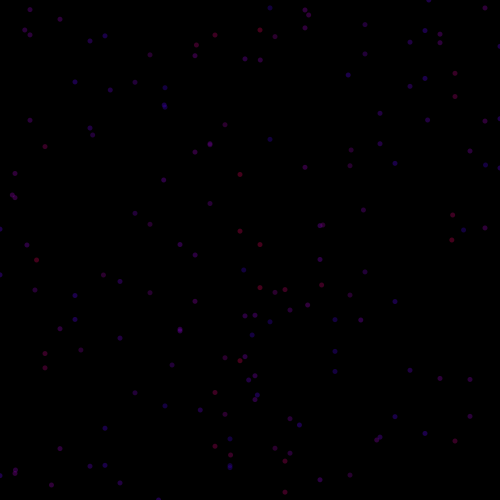
Frame 1 (no input)
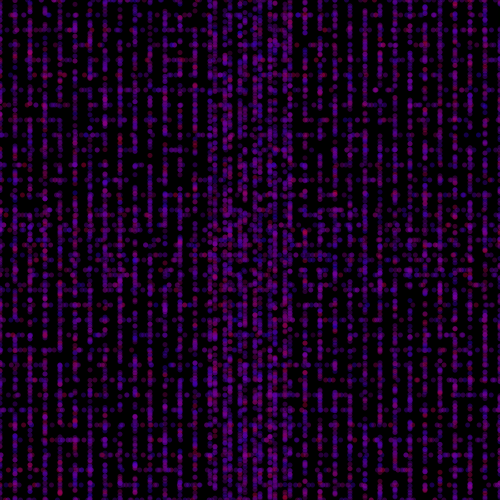
Frame 60 (the mouse pressed at the canvas centre just before this capture)
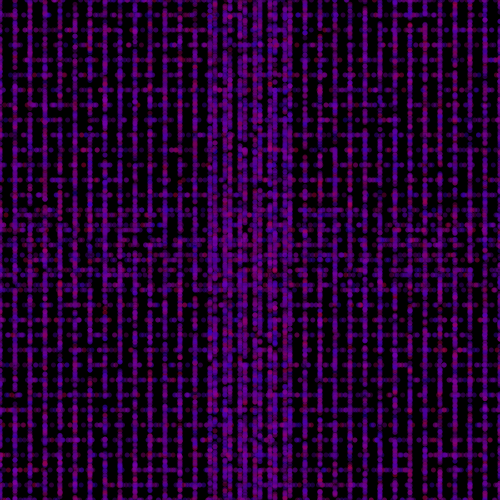
Frame 120 (the mouse held since frame 60 and released just before this capture)

The Processing sketch that drew these frames (run headless with seeded random() and noise(); from frame 60 on, the mouse is pressed at the canvas centre):

// Processing sketch: processing_32670
// ── processing_32670.pde

void setup()
{
  size(500,500); 
  background(0); 
  smooth();  
  noStroke();
}
  
int z = 0;
int j = 500;
int k = 5;
  
void draw()
{
      
if(z>250){z=0;}
if(j<250){j=500;}

for(int i = 0; i < 20; i++){
  float x = random(0,500);
float y = random(0,500);
fill(noise(x/100.0,y/100.0)*255,0,255-noise(x/200.0,y/200.0)*255,100);
  
ellipse(z,random(0,500),k,k); //top right corner
ellipse(j,random(0,500),k,k); //top left corner
ellipse(random(0,500),z,k,k); //lower right corner
ellipse(random(0,500),j,k,k); //lower left corner
ellipse(z,random(0,500),k,k); //middle right
ellipse(z,random(0,500),k,k); //middle south 
ellipse(j,random(0,500),k,k); //middle north
ellipse(j,random(0,500),k,k); //middle left

z = z+15;        
j = j-15;


}

} 
    
